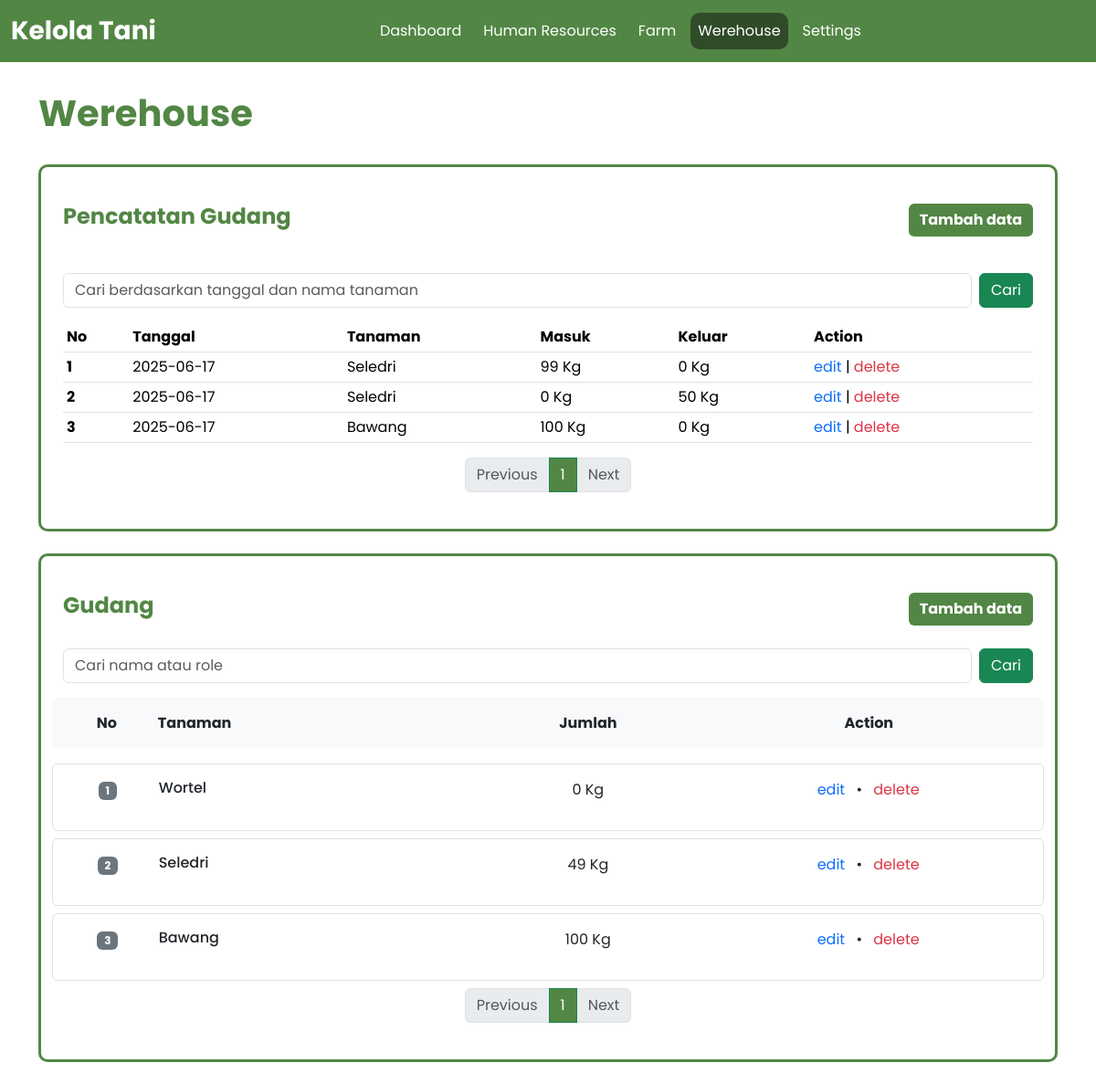
Screenshot of /views/werehouse/werehouse.php (signed in) with the database file from the repository.
### tables this page shows
CREATE TABLE `storage_flows` (
  `id_flow` int NOT NULL,
  `date_flow` date NOT NULL,
  `id_crop` int NOT NULL,
  `in_flow` int DEFAULT '0',
  `out_flow` int DEFAULT '0',
  `id_user` int NOT NULL
);

CREATE TABLE `crops` (
  `id_crop` int NOT NULL,
  `name_crop` varchar(50) NOT NULL,
  `id_user` int NOT NULL
);

CREATE TABLE `storages` (
  `id_storage` int NOT NULL,
  `id_crop` int NOT NULL,
  `volume_storage` int DEFAULT '0',
  `id_user` int NOT NULL
);

### includes/showData.php (the view, shortened to what this page needs)
<?php
class ShowData{
    function __construct($conn, $sessionUser){
        $this->conn = $conn;
        $this->sessionUser = $sessionUser;
        $this->limit = 5;
        $this->page1 = isset($_GET['page1']) ? (int)$_GET['page1'] : 1;
        $this->page2 = isset($_GET['page2']) ? (int)$_GET['page2'] : 1;
        $this->offset1 = ($this->page1 - 1) * $this->limit;
        $this->offset2 = ($this->page2 - 1) * $this->limit;
    }
    function showDataWerehouse($search){
        $searchQuery = '';
        $countQuery = "SELECT COUNT(*) as total
                        FROM storages s, crops c
                        WHERE  s.id_crop = c.id_crop and s.id_user = $this->sessionUser $searchQuery";
        $countResult = mysqli_query($this->conn, $countQuery);
        $totalData = mysqli_fetch_assoc($countResult)['total'];
        $totalPages = ceil($totalData / $this->limit);
        $query = "SELECT s.id_storage, c.name_crop, s.volume_storage
                    FROM storages s, crops c
                    WHERE  s.id_crop = c.id_crop and s.id_user = $this->sessionUser $searchQuery
                    ORDER BY s.id_storage ASC LIMIT $this->limit OFFSET $this->offset1";
        $stmt = $this->conn->prepare($query);
        $stmt->execute();
        $result = $stmt->get_result();
        $text = "";
        if ($result->num_rows > 0 ){
            $no = ($this->page1 - 1) * $this->limit + 1;
            while($row = mysqli_fetch_assoc($result)){
                $id = $row['id_storage'];
                $text .= "
                <div class='row border rounded p-3 mb-2'>
                <div class='col-1 text-center'>
                    <span class='badge bg-secondary'>".$no++."</span>
                </div>
                <div class='col-4'>
                    <h6 class='mb-0'>".$row['name_crop']."</h6>
                </div>
                <div class='col-3 text-center'>
                    <p>".$row['volume_storage']." Kg</p>
                </div>
                <div class='col-4 text-center'>
                    <a href='editItem.php?id=$id' class='text-primary me-2'>edit</a> •
                    <a href='delItem.php?id=$id' class='text-danger ms-2' onclick=\"return confirm('Yakin ingin menghapus data ini?')\">delete</a>
                </div>
            </div>
                ";
            }
        } else {
            $text .= "
            <div class='alert text-center' role='alert'>
                Belum ada data penyimpanan tersedia.
            </div>
            ";
        }
        return [
            'totalPages' => $totalPages,
            'currentPage' => $this->page1,
            'textHTML' => $text
        ];
    }
    function showDataStock($search){
        $searchQuery = '';
        $countQuery = "SELECT COUNT(*) as total FROM storage_flows f, crops c WHERE f.id_crop = c.id_crop and f.id_user = $this->sessionUser $searchQuery";
        $countResult = mysqli_query($this->conn, $countQuery);
        $totalData = mysqli_fetch_assoc($countResult)['total'];
        $totalPages = ceil($totalData / $this->limit);
        $query = "SELECT f.id_flow, f.date_flow, c.name_crop, f.in_flow, f.out_flow, f.id_user
                    FROM storage_flows f, crops c
                    WHERE f.id_crop = c.id_crop and f.id_user = $this->sessionUser $searchQuery
                    ORDER BY f.id_flow ASC LIMIT $this->limit OFFSET $this->offset2";
        $stmt = $this->conn->prepare($query);
        $stmt->execute();
        $result = $stmt->get_result();
        $text = "";
        if ($result->num_rows > 0 ){
            $no = ($this->page2 - 1) * $this->limit + 1;
            while($row = mysqli_fetch_assoc($result)){
                $text .=
                "<tr>
                    <th scope='row'>".$no++."</th>
                    <td>".$row['date_flow']."</td>
                    <td>".$row['name_crop']."</td>
                    <td>".$row['in_flow']." Kg</td>
                    <td>".$row['out_flow']." Kg</td>
                    <td><a href='editStock.php?id=".$row['id_flow']."' class='text-primary'>edit</a> | <a href='delStock.php?id=".$row['id_flow']."' class='text-danger' onclick=\"return confirm('yakin ingin menghapus data ini?')\">delete</a></td>
                </tr>";
            }
        } else {
            $text .= "
                <tr>
                    <td colspan='6' class='text-center'>Tidak ada data</td>
                </tr>
            ";
        }
        return [
            'totalPages' => $totalPages,
            'currentPage' => $this->page2,
            'textHTML' => $text
        ];
    }
}
?>

### views/werehouse/werehouse.php (shortened to what this page needs)
<?php
    require_once "../../includes/conn.php";
    include_once "../../includes/showData.php";
    include_once "../../includes/funcPagination.php";
    $show = new ShowData($conn, $_SESSION['id_user']);
    $searchWerehouse = isset($_GET['search1']) ? $_GET['search1'] : '';
    $searchFlowStorage = isset($_GET['search2']) ? $_GET['search2'] : '';
    $dataWerehouse = $show->showDataWerehouse($searchWerehouse);
    $page1 = $dataWerehouse["currentPage"];
    $totalPagesWerehouse = $dataWerehouse["totalPages"];
    $showDataWerehouse = $dataWerehouse["textHTML"];
    $dataFlowStorage = $show->showDataStock($searchFlowStorage);
    $page2 = $dataFlowStorage["currentPage"];
    $totalPagesFlowStorage = $dataFlowStorage["totalPages"];
    $showDataFlowStorage = $dataFlowStorage["textHTML"];
?>
<!DOCTYPE html>
<html lang="en">
<head>
    <link href="https://cdn.jsdelivr.net/npm/bootstrap@5.3.6/dist/css/bootstrap.min.css" rel="stylesheet">
    <link href="https://cdn.jsdelivr.net/npm/bootstrap@5.3.6/dist/css/bootstrap.min.css" rel="stylesheet">
    <link rel="stylesheet" href="../../assets/css/style.css?v=1.2">
</head>
<body>
    <?php require_once '../../includes/navbar.php';?>
    <main class="main container d-flex flex-column gap-4 mb-4">
        <h1 class="fw-bold text-primary-green">Werehouse</h1>
        <section class="container_sect p-4">
            <div class="d-flex justify-content-between  mb-4 mt-3">
                <h2 class="fs-4 fw-bold text-primary-green">Pencatatan Gudang</h2>
                <a href="addStock.php"><button class='btn btn-primary-green text-white fw-bold border-0 mb-3'>Tambah data</button></a>
            </div>
            <form method="get" class="mb-3 d-flex gap-2">
                <input type="text" name="search2" class="form-control" placeholder="Cari berdasarkan tanggal dan nama tanaman" value="<?= htmlspecialchars($searchFlowStorage) ?>">
                <button type="submit" class="btn btn-success">Cari</button>
            </form>
            <div class="table-responsive">
                <table class="table table-sm">
                    <thead>
                        <tr>
                        <th scope="col">No</th>
                        <th scope="col">Tanggal</th>
                        <th scope="col">Tanaman</th>
                        <th scope="col">Masuk</th>
                        <th scope="col">Keluar</th>
                        <th scope="col">Action</th>
                        </tr>
                    </thead>
                    <tbody>
                        <?php echo $showDataFlowStorage;?>
                    </tbody>
                </table>
            </div>
             <?php pagination($totalPagesWerehouse, $page1,$totalPagesFlowStorage, $page2,$searchWerehouse,$searchFlowStorage, "2");?>
        </section>
        <section class="container_sect p-4">
            <div class="d-flex justify-content-between mb-4 mt-3">
                <h2 class="fs-4 fw-bold text-primary-green">Gudang</h2>
                <a href="addItem.php"><button class='btn btn-primary-green text-white fw-bold border-0' >Tambah data</button></a>
            </div>
            <form method="get" class="mb-3 d-flex gap-2">
                <input type="text" name="search1" class="form-control" placeholder="Cari nama atau role" value="<?= htmlspecialchars($searchWerehouse) ?>">
                <button type="submit" class="btn btn-success">Cari</button>
            </form>
            <div class="row bg-light p-3 mb-3 rounded">
                <div class="col-1 text-center">
                    <strong>No</strong>
                </div>
                <div class="col-4">
                    <strong>Tanaman</strong>
                </div>
                <div class="col-3 text-center">
                    <strong>Jumlah</strong>
                </div>
                <div class="col-4 text-center">
                    <strong>Action</strong>
                </div>
            </div>
            <?php echo $showDataWerehouse; ?>
             <?php pagination($totalPagesWerehouse, $page1,$totalPagesFlowStorage, $page2,$searchWerehouse,$searchFlowStorage, "1");?>
        </section>
    </main>
</body>
</html>

### includes/navbar.php (shortened to what this page needs)
<?php
    function getActivePage() {
    return basename($_SERVER['PHP_SELF'], '.php');
}
function isActivePage($page_name) {
    return getActivePage() === $page_name;
}
function getAriaCurrentPage($page_name) {
    return isActivePage($page_name) ? 'aria-current="page"' : '';
}
function getActiveClass($page_name) {
    return isActivePage($page_name) ? 'active' : '';
}
?>
<nav class="navbar navbar-expand-lg bg-primary-green fixed-top z-1">
        <div class="container-fluid">
            <a class="navbar-brand me-auto fw-bold fs-3 text-white" href="#">Kelola Tani</a>
            <div class="collapse navbar-collapse" id="navbarNav">
            <ul class="navbar-nav mx-auto d-flex gap-2">
                <li class="nav-item">
                <a class="nav-link text-white <?php echo getActiveClass('home'); ?>" <?php echo getAriaCurrentPage('home'); ?>href="../home/home.php">Dashboard</a>
                </li>
                <li class="nav-item">
                <a class="nav-link text-white <?php echo getActiveClass('hr'); ?>" <?php echo getAriaCurrentPage('hr'); ?> href="../human_resources/hr.php">Human Resources</a>
                </li>
                <li class="nav-item">
                <a class="nav-link text-white <?php echo getActiveClass('farm'); ?>" <?php echo getAriaCurrentPage('farm'); ?> href="../farm/farm.php">Farm</a>
                </li>
                <li class="nav-item">
                <a class="nav-link text-white <?php echo getActiveClass('werehouse'); ?>" <?php echo getAriaCurrentPage('werehouse'); ?>  href="../werehouse/werehouse.php">Werehouse</a>
                </li>
                <li class="nav-item">
                <a class="nav-link text-white <?php echo getActiveClass('settings'); ?>" href="../settings/settings.php">Settings</a>
                </li>
            </ul>
            </div>
        </div>
    </nav>

### includes/funcPagination.php (shortened to what this page needs)
<?php
    function pagination($totalPages1, $page1, $totalPages2, $page2,$search1,$search2, $pembeda){
        echo '<nav><ul class="pagination justify-content-center">';
        if ($pembeda == "1") {
            if ($page1 > 1) {
                $prevPage1 = $page1 - 1;
                echo "<li class='page-item'><a class='page-link text-primary-green' href='?page1=$prevPage1&page2=$page2&search1=$search1&search2=$search2'>Previous</a></li>";
            } else {
                echo "<li class='page-item disabled'><span class='page-link text-primary-green'>Previous</span></li>";
            }
            for ($i = 1; $i <= $totalPages1; $i++) {
                if ($i == $page1) {
                    echo "<li class='page-item active'><span class='page-link text-primary-green'>$i</span></li>";
                } else {
                    echo "<li class='page-item'><a class='page-link text-primary-green' href='?page1=$i&page2=$page2&search1=$search1&search2=$search2'>$i</a></li>";
                }
            }
            if ($page1 < $totalPages1) {
                $nextPage1 = $page1 + 1;
                echo "<li class='page-item'><a class='page-link text-primary-green' href='?page1=$nextPage1&page2=$page2&search1=$search1&search2=$search2'>Next</a></li>";
            } else {
                echo "<li class='page-item disabled'><span class='page-link text-primary-green'>Next</span></li>";
            }
        } else {
            if ($page2 > 1) {
                $prevPage2 = $page2 - 1;
                echo "<li class='page-item'><a class='page-link text-primary-green' href='?page1=$page1&page2=$prevPage2&search1=$search1&search2=$search2'>Previous</a></li>";
            } else {
                echo "<li class='page-item disabled'><span class='page-link text-primary-green'>Previous</span></li>";
            }
            for ($j = 1; $j <= $totalPages2; $j++) {
                if ($j == $page2) {
                    echo "<li class='page-item active'><span class='page-link text-primary-green'>$j</span></li>";
                } else {
                    echo "<li class='page-item'><a class='page-link text-primary-green' href='?page1=$page1&page2=$j&search1=$search1&search2=$search2'>$j</a></li>";
                }
            }
            if ($page2 < $totalPages2) {
                $nextPage2 = $page2 + 1;
                echo "<li class='page-item'><a class='page-link text-primary-green' href='?page1=$page1&page2=$nextPage2&search1=$search1&search2=$search2'>Next</a></li>";
            } else {
                echo "<li class='page-item disabled'><span class='page-link text-primary-green'>Next</span></li>";
            }
        }
        echo '</ul></nav>';
    }
?>

### assets/css/style.css (style rules this page uses)
* { font-family: 'Poppins', sans-serif; }
:root { --primary-light-green: #626e5f; --primary-green: #528644; --primary-dark-green: #2f4b28; --navbar-dark-mode: #212121; --background-dark-mode: #1A1A1A; --text-dark-mode: #F2F2F2; --secondary-dark-mode: #A0A0A0; }
body { background-color: white; }
ul { list-style: none; }
a { text-decoration: none; color: inherit; }
th, td { white-space: nowrap; }
.bg-primary-green { background-color: var(--primary-green); }
.btn-primary-green { background-color: var(--primary-green); }
.text-primary-green { color: var(--primary-green); }
.main { margin-top: 100px; }
.container_sect { border: 3px solid var(--primary-green); border-radius: 10px; -webkit-border-radius: 10px; -moz-border-radius: 10px; -ms-border-radius: 10px; -o-border-radius: 10px; }
.nav-link { border-radius: 10px; -webkit-border-radius: 10px; -moz-border-radius: 10px; -ms-border-radius: 10px; -o-border-radius: 10px; }
.active { background-color: var(--primary-dark-green); }
.pagination .page-item.active .page-link { background-color: var(--primary-green); border-color: #198754; color: white; }

### rows the page displays
storage_flows: date_flow "2025-06-17", id_crop.name_crop "Seledri", in_flow "99", out_flow "0"
storage_flows: date_flow "2025-06-17", id_crop.name_crop "Seledri", in_flow "0", out_flow "50"
storage_flows: date_flow "2025-06-17", id_crop.name_crop "Bawang", in_flow "100", out_flow "0"
storages: id_crop.name_crop "Wortel", volume_storage "0"
storages: id_crop.name_crop "Seledri", volume_storage "49"
storages: id_crop.name_crop "Bawang", volume_storage "100"
